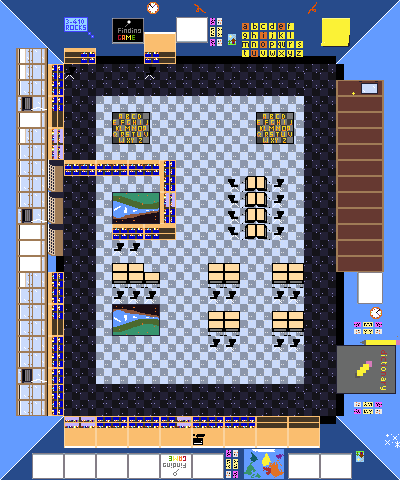

Rendered tile map (Tiled .tmx) drawn with the repository's tilesets; below, a short description and the map source with its tile grids summarised:
An orthogonal 25x30 tile map with 16x16 px tiles, 4 tile layers (Tile Layer 1, collide, moveable, decoration) and 59 objects (46x find, 12x student, teacher).

<map version="1.10" tiledversion="1.10.2" orientation="orthogonal" renderorder="right-down" width="25" height="30" tilewidth="16" tileheight="16" infinite="0" nextlayerid="6" nextobjectid="66">
 <editorsettings>
  <export format="json" />
 </editorsettings>
 <tileset firstgid="1" source="CLASSROOM_MAX.tsx" />
 <layer id="1" name="Tile Layer 1" width="25" height="30">
  <data>[750 cells, 750 non-empty, 12 distinct tile ids]</data>
 </layer>
 <layer id="2" name="collide" width="25" height="30">
  <data>[750 cells, 228 non-empty, 32 distinct tile ids]</data>
 </layer>
 <layer id="5" name="moveable" width="25" height="30">
  <data>[750 cells, 29 non-empty, 3 distinct tile ids]</data>
 </layer>
 <layer id="3" name="decoration" width="25" height="30">
  <data>[750 cells, 137 non-empty, 59 distinct tile ids]</data>
 </layer>
 <objectgroup id="4" name="spawn">
  <object id="3" name="find" x="272" y="120">
   <point />
  </object>
  <object id="5" name="find" x="152" y="184">
   <point />
  </object>
  <object id="7" name="find" x="151.333" y="152.333">
   <point />
  </object>
  <object id="8" name="find" x="135" y="150.667">
   <point />
  </object>
  <object id="10" name="find" x="88" y="151.333">
   <point />
  </object>
  <object id="11" name="find" x="102.667" y="150.333">
   <point />
  </object>
  <object id="12" name="find" x="68.6667" y="219.333">
   <point />
  </object>
  <object id="13" name="find" x="214.773" y="293.122">
   <point />
  </object>
  <object id="14" name="find" x="72.7083" y="267.708" rotation="-90">
   <point />
  </object>
  <object id="15" name="find" x="77.2917" y="363.875" rotation="-90">
   <point />
  </object>
  <object id="16" name="find" x="105.333" y="404.833" rotation="-180">
   <point />
  </object>
  <object id="17" name="find" x="152" y="52.5833">
   <point />
  </object>
  <object id="18" name="find" x="79.9167" y="58.2917">
   <point />
  </object>
  <object id="19" name="student" x="283" y="80.167">
   <point />
  </object>
  <object id="20" name="student" x="136.833" y="328">
   <point />
  </object>
  <object id="21" name="student" x="291.333" y="366.167">
   <point />
  </object>
  <object id="22" name="teacher" x="123.667" y="67.8333">
   <point />
  </object>
  <object id="23" name="find" x="236.356" y="337.731" rotation="90">
   <point />
  </object>
  <object id="24" name="find" x="108.75" y="218.75">
   <point />
  </object>
  <object id="25" name="find" x="135.625" y="225.25">
   <point />
  </object>
  <object id="26" name="find" x="251.5" y="247.034">
   <point />
  </object>
  <object id="27" name="find" x="70.25" y="183.25">
   <point />
  </object>
  <object id="28" name="find" x="236.5" y="69.5">
   <point />
  </object>
  <object id="29" name="find" x="332.5" y="114.5">
   <point />
  </object>
  <object id="30" name="find" x="329.5" y="145">
   <point />
  </object>
  <object id="31" name="find" x="327" y="330.5">
   <point />
  </object>
  <object id="32" name="find" x="329.5" y="404">
   <point />
  </object>
  <object id="33" name="find" x="267" y="384.5">
   <point />
  </object>
  <object id="34" name="find" x="269.5" y="411">
   <point />
  </object>
  <object id="35" name="find" x="303" y="412">
   <point />
  </object>
  <object id="36" name="find" x="60.5" y="324.5">
   <point />
  </object>
  <object id="37" name="find" x="198.5" y="87.5">
   <point />
  </object>
  <object id="38" name="find" x="205" y="134">
   <point />
  </object>
  <object id="39" name="find" x="203" y="203">
   <point />
  </object>
  <object id="40" name="find" x="188" y="282.5">
   <point />
  </object>
  <object id="41" name="find" x="169.5" y="244">
   <point />
  </object>
  <object id="42" name="find" x="259" y="252">
   <point />
  </object>
  <object id="43" name="find" x="276" y="299.5">
   <point />
  </object>
  <object id="44" name="find" x="202.5" y="407.5">
   <point />
  </object>
  <object id="45" name="find" x="229" y="404.5">
   <point />
  </object>
  <object id="46" name="find" x="169.5" y="360">
   <point />
  </object>
  <object id="47" name="find" x="142" y="390.5">
   <point />
  </object>
  <object id="48" name="find" x="146" y="323">
   <point />
  </object>
  <object id="49" name="find" x="209.955" y="339.273">
   <point />
  </object>
  <object id="50" name="find" x="170.5" y="293.5">
   <point />
  </object>
  <object id="51" name="find" x="154" y="261">
   <point />
  </object>
  <object id="52" name="find" x="103" y="270">
   <point />
  </object>
  <object id="53" name="find" x="95" y="195.5">
   <point />
  </object>
  <object id="54" name="find" x="67.5" y="115">
   <point />
  </object>
  <object id="55" name="find" x="319.5" y="253.5">
   <point />
  </object>
  <object id="57" name="student" x="231.5" y="292">
   <point />
  </object>
  <object id="58" name="student" x="236.5" y="234">
   <point />
  </object>
  <object id="59" name="student" x="279.5" y="234.5">
   <point />
  </object>
  <object id="60" name="student" x="281.5" y="200">
   <point />
  </object>
  <object id="61" name="student" x="231.5" y="197">
   <point />
  </object>
  <object id="62" name="student" x="116" y="114">
   <point />
  </object>
  <object id="63" name="student" x="143.5" y="112">
   <point />
  </object>
  <object id="64" name="student" x="127" y="121.5">
   <point />
  </object>
  <object id="65" name="student" x="289" y="135">
   <point />
  </object>
 </objectgroup>
</map>
